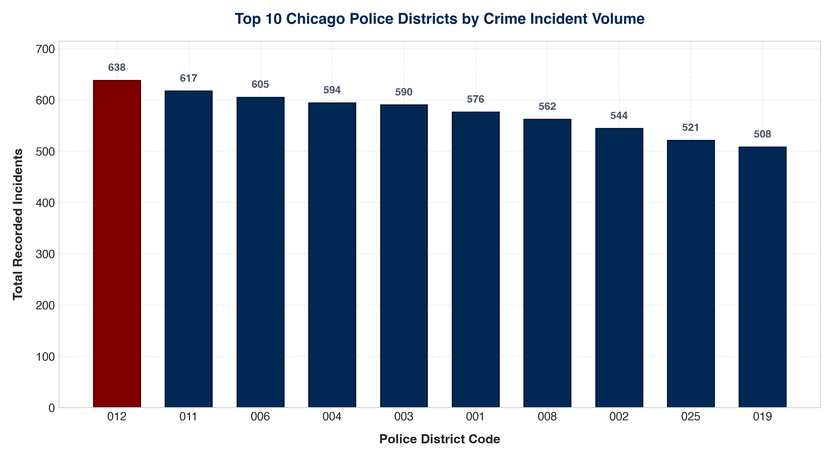
#> input picture visualizations/fig1_district_crime_distribution.png, 833 x 458 px, shrunk from 3000 x 1650 before the run
$ python generate_dashboard.py
#> lines starting #> are read from the running program, lines starting #| are printed output that depends on the picture
#!/usr/bin/env python3
"""
Executive Summary Dashboard Generator.
Compiles 4 analytical charts into a unified 2x2 presentation dashboard.
Author: Nishanth S Gowda <nsgxi43@gmail.com>
"""

import os
import matplotlib.pyplot as plt
import matplotlib.image as mpimg

VIZ_DIR = os.path.dirname(__file__)

def generate_dashboard():
    fig, axs = plt.subplots(2, 2, figsize=(16, 11), dpi=200)
    fig.suptitle("City of Chicago Crime Patterns - Big Data Analytics Executive Dashboard\nCourse: 23CSE352 | Review 3 | Apache Spark & PySpark MLlib", fontsize=16, fontweight='bold', y=0.98)

    figs = [
        ("fig1_district_crime_distribution.png", "A. District Crime Hotspot Concentration"),
        ("fig2_crime_type_arrest_rate.png", "B. Crime Category Volume vs Arrest Clearance"),
        ("fig3_model_confusion_matrix_roc.png", "C. Machine Learning Evaluation (Confusion Matrix & ROC)"),
        ("fig4_feature_importance.png", "D. Random Forest Feature Importance Weights")
    ]

    for idx, (fname, title) in enumerate(figs):
        row = idx // 2
        col = idx % 2
        img_path = os.path.join(VIZ_DIR, fname)
        if os.path.exists(img_path):
            img = mpimg.imread(img_path)
#> img is the input picture: shape (458, 833, 4) float32; mean R, G, B, A 0.637, 0.667, 0.725, 1
            axs[row, col].imshow(img)
            axs[row, col].axis('off')
            axs[row, col].set_title(title, fontsize=12, fontweight='bold', pad=8)

    plt.tight_layout()
    out_file = os.path.join(VIZ_DIR, "executive_crime_analytics_dashboard.png")
    plt.savefig(out_file, bbox_inches='tight', dpi=200)
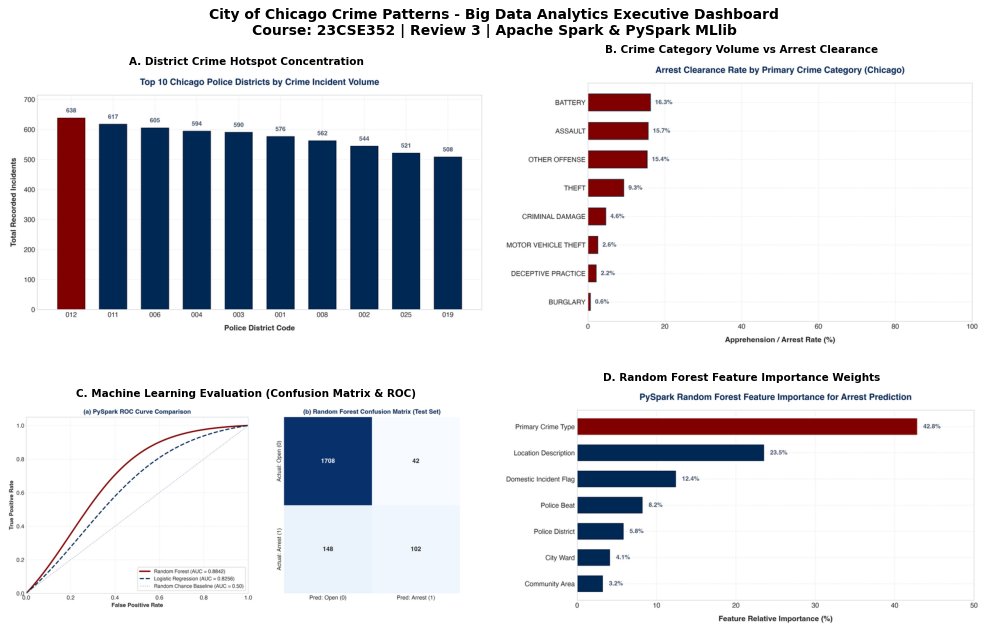
#> figure drawn by matplotlib, 4 panels
    print(f"[OK] Generated executive dashboard: {out_file}")

if __name__ == "__main__":
    generate_dashboard()
